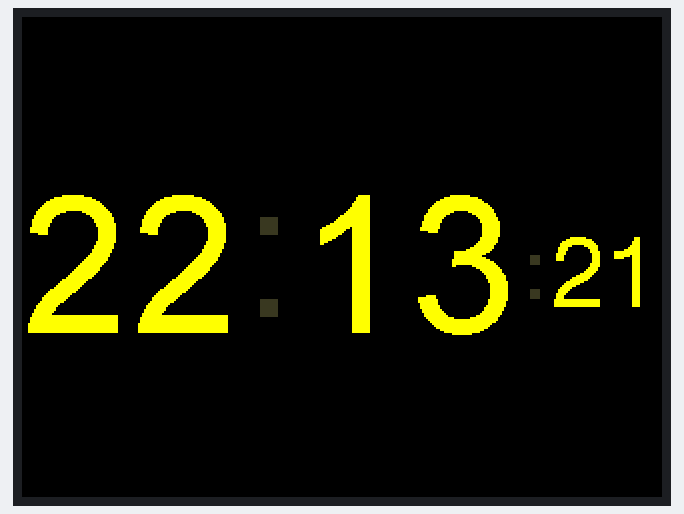
This program was run on a simulated ESP32. On the bench: 320×240 colour display.

Above: at 1.3 s.
At 5.3 s:
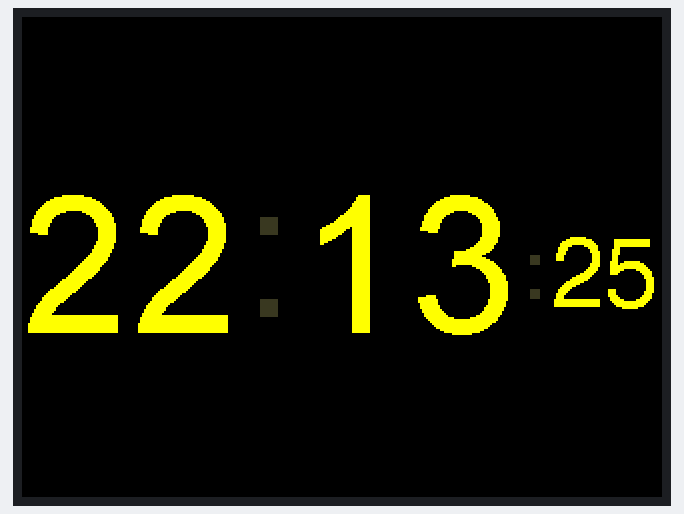
At 10.3 s:
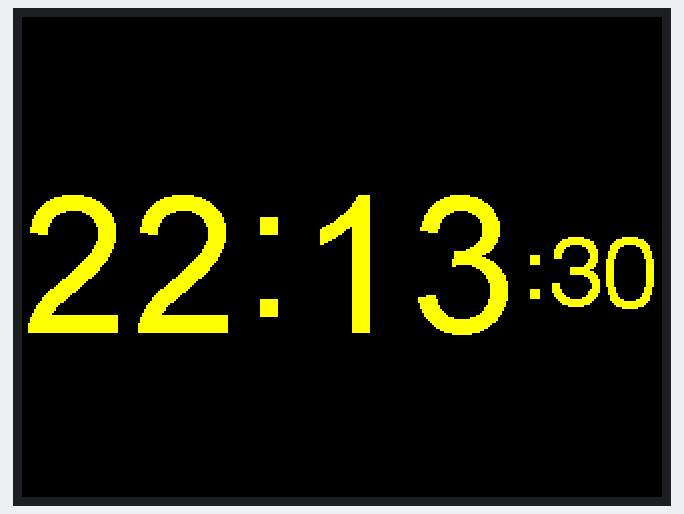
At 19.3 s:
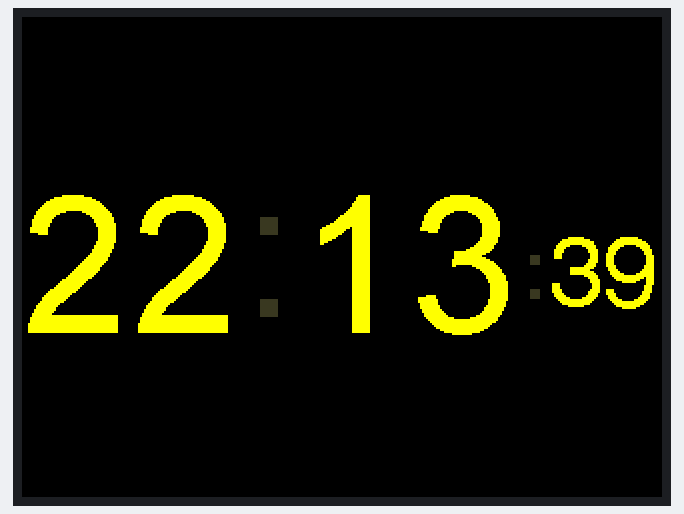
At 28.3 s:
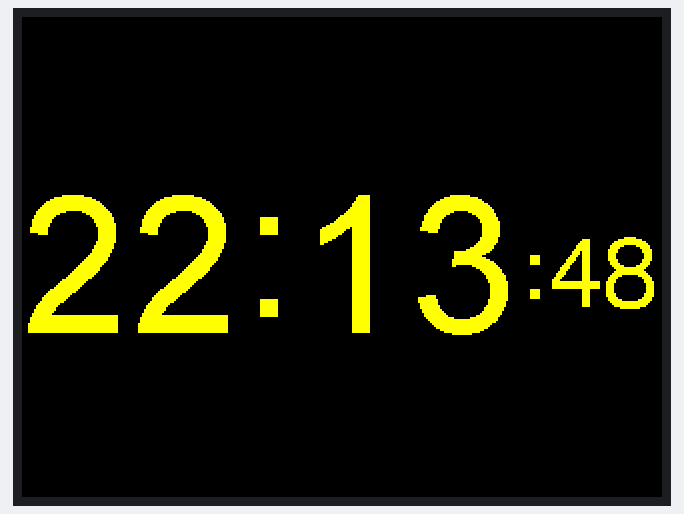
At 38.3 s:
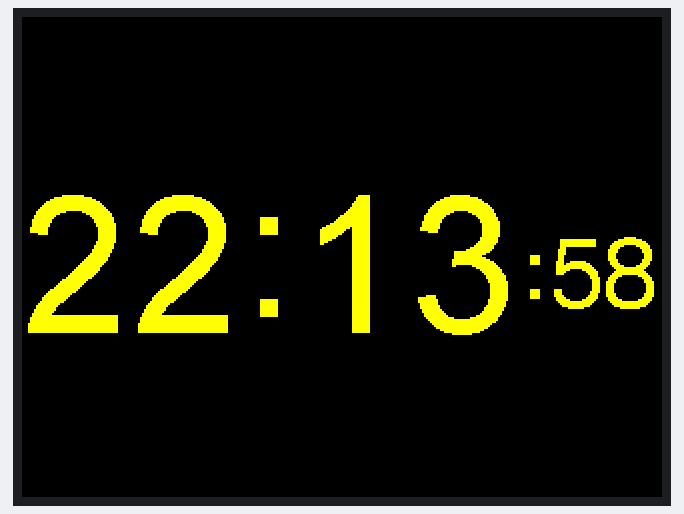

The program:

main.cpp
```cpp
/*
 An example digital clock using a TFT LCD screen to show the time.
 Demonstrates use of the font printing routines. (Time updates but date does not.)

 It uses the time of compile/upload to set the time
 For a more accurate clock, it would be better to use the RTClib library.
 But this is just a demo...

 Make sure all the display driver and pin connections are correct by
 editing the User_Setup.h file in the TFT_eSPI library folder.

 #########################################################################
 ###### DON'T FORGET TO UPDATE THE User_Setup.h FILE IN THE LIBRARY ######
 #########################################################################

 Based on clock sketch by Gilchrist 6/2/2014 1.0

A few colour codes:

code	color
0x0000	Black
0xFFFF	White
0xBDF7	Light Gray
0x7BEF	Dark Gray
0xF800	Red
0xFFE0	Yellow
0xFBE0	Orange
0x79E0	Brown
0x7E0	Green
0x7FF	Cyan
0x1F	Blue
0xF81F	Pink

 */

#include <TFT_eSPI.h> // Hardware-specific library
#include <SPI.h>

#define TFT_GREY 0x5AEB

TFT_eSPI tft = TFT_eSPI();       // Invoke custom library

uint32_t targetTime = 0;                    // for next 1 second timeout

static uint8_t conv2d(const char* p); // Forward declaration needed for IDE 1.6.x

uint8_t hh = conv2d(__TIME__), mm = conv2d(__TIME__ + 3), ss = conv2d(__TIME__ + 6); // Get H, M, S from compile time

byte omm = 99, oss = 99;
byte xcolon = 0, xsecs = 0;
unsigned int colour = 0;

void setup(void) {
  //Serial.begin(115200);
  tft.init();
  tft.setRotation(1);
  tft.fillScreen(TFT_BLACK);

  tft.setTextSize(1);
  tft.setTextColor(TFT_YELLOW, TFT_BLACK);

  targetTime = millis() + 1000;
}

void loop() {
  if (targetTime < millis()) {
    // Set next update for 1 second later
    targetTime = millis() + 1000;

    // Adjust the time values by adding 1 second
    ss++;              // Advance second
    if (ss == 60) {    // Check for roll-over
      ss = 0;          // Reset seconds to zero
      omm = mm;        // Save last minute time for display update
      mm++;            // Advance minute
      if (mm > 59) {   // Check for roll-over
        mm = 0;
        hh++;          // Advance hour
        if (hh > 23) { // Check for 24hr roll-over (could roll-over on 13)
          hh = 0;      // 0 for 24 hour clock, set to 1 for 12 hour clock
        }
      }
    }


    // Update digital time
    int xpos = 0;
    int ypos = 85; // Top left corner ot clock text, about half way down
    int ysecs = ypos + 24;

    if (omm != mm) { // Redraw hours and minutes time every minute
      omm = mm;
      // Draw hours and minutes
      if (hh < 10) xpos += tft.drawChar('0', xpos, ypos, 8); // Add hours leading zero for 24 hr clock
      xpos += tft.drawNumber(hh, xpos, ypos, 8);             // Draw hours
      xcolon = xpos; // Save colon coord for later to flash on/off later
      xpos += tft.drawChar(':', xpos, ypos - 8, 8);
      if (mm < 10) xpos += tft.drawChar('0', xpos, ypos, 8); // Add minutes leading zero
      xpos += tft.drawNumber(mm, xpos, ypos, 8);             // Draw minutes
      xsecs = xpos; // Sae seconds 'x' position for later display updates
    }
    if (oss != ss) { // Redraw seconds time every second
      oss = ss;
      xpos = xsecs;

      if (ss % 2) { // Flash the colons on/off
        tft.setTextColor(0x39C4, TFT_BLACK);        // Set colour to grey to dim colon
        tft.drawChar(':', xcolon, ypos - 8, 8);     // Hour:minute colon
        xpos += tft.drawChar(':', xsecs, ysecs, 6); // Seconds colon
        tft.setTextColor(TFT_YELLOW, TFT_BLACK);    // Set colour back to yellow
      }
      else {
        tft.drawChar(':', xcolon, ypos - 8, 8);     // Hour:minute colon
        xpos += tft.drawChar(':', xsecs, ysecs, 6); // Seconds colon
      }

      //Draw seconds
      if (ss < 10) xpos += tft.drawChar('0', xpos, ysecs, 6); // Add leading zero
      tft.drawNumber(ss, xpos, ysecs, 6);                     // Draw seconds
    }
  }
}


// Function to extract numbers from compile time string
static uint8_t conv2d(const char* p) {
  uint8_t v = 0;
  if ('0' <= *p && *p <= '9')
    v = *p - '0';
  return 10 * v + *++p - '0';
}
```

Measured:
- what the display in image 0 shows lasts 0.9 s, from 1.3 s to 2.2 s
